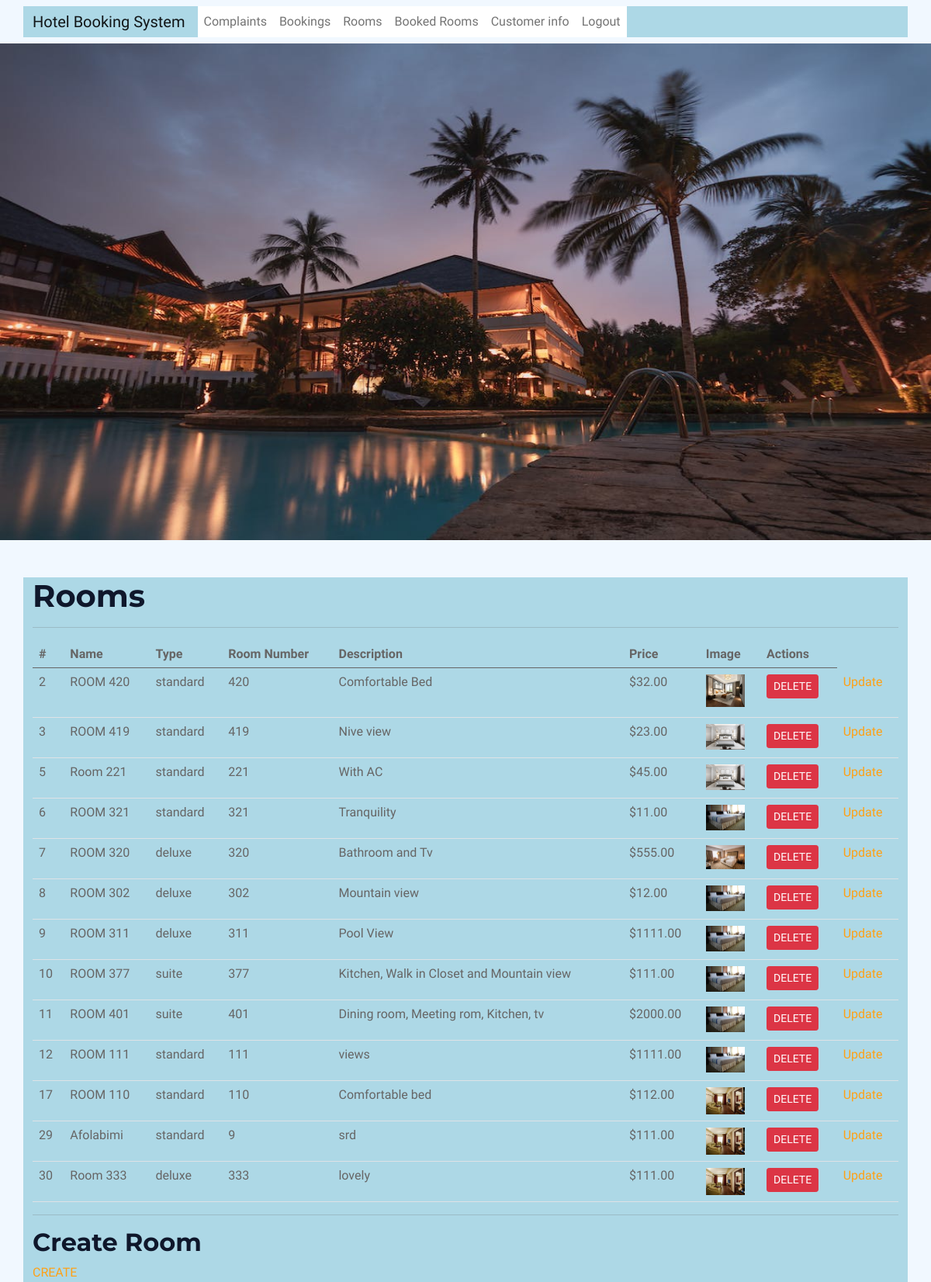
The app's page /admin_room_list/ (signed in), older data.
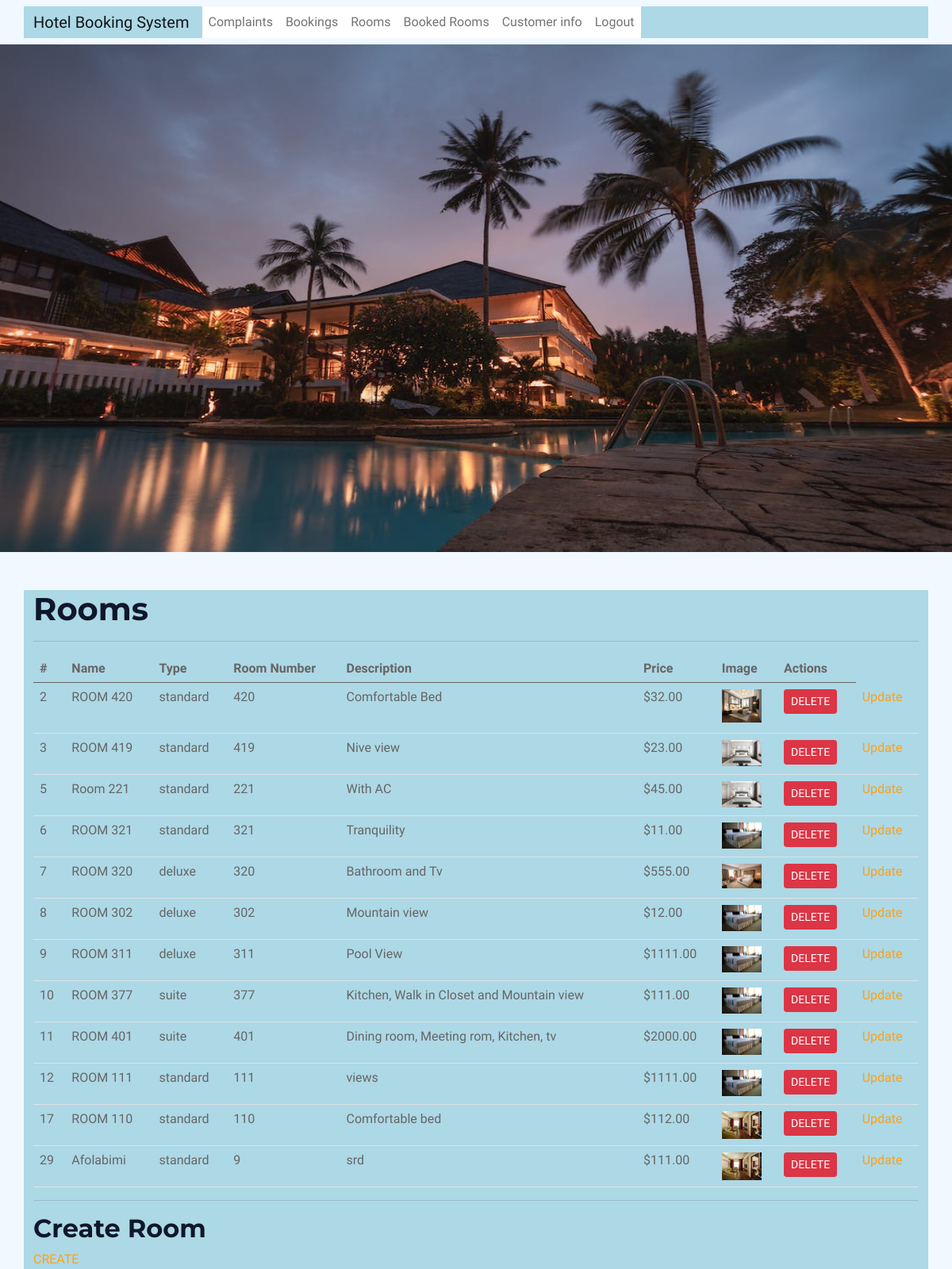
The same page, newer data.
### bookings/models.py (models this page shows, shortened)
class Room(models.Model):
    ROOM_TYPE_CHOICES = (
        ('standard', 'Standard'),
        ('deluxe', 'Deluxe'),
        ('suite', 'Suite'),
    )
    user = models.ForeignKey(settings.AUTH_USER_MODEL, on_delete=models.CASCADE)
    admin_user= models.ForeignKey(settings.AUTH_USER_MODEL, on_delete=models.CASCADE, related_name='room_admin', default=3)
    name = models.CharField(max_length=100)
    room_type = models.CharField(max_length=10, choices=ROOM_TYPE_CHOICES, default='standard')
    room_number = models.PositiveIntegerField(unique=True)
    description = models.TextField(blank=True)
    price = models.DecimalField(max_digits=8, decimal_places=2)
    image = models.ImageField(upload_to='rooms', blank=True)
    available = models.BooleanField(default=True)
    created_at = models.DateTimeField(auto_now_add=True)
    updated_at = models.DateTimeField(auto_now=True)

### bookings/views.py (the view)
# urls.py: path('admin_room_list/', views.admin_room_list, name='admin_room_list'),
@login_required
def admin_room_list(request):
    rooms = Room.objects.all()
    form = RoomForm(request.POST, request.FILES)
    if request.method == 'POST':
        if 'create' in request.POST:
            form = RoomForm(request.POST, request.FILE)
            print(request.POST)
            print(request.FILES)
            if form.is_valid():
                print(form.files)
                room = form.save(commit=False)
                room.admin_user = request.user
                room.user_id = request.user.id
                room.save()
                messages.success(request, 'Room created successfully.')
            else:
                messages.error(request, 'Error creating room.')
        elif 'update' in request.POST:
            room_id = request.POST.get('room_id')
            room = Room.objects.get(pk=room_id)
            form = RoomForm(request.POST, request.FILES, instance=room)  # pass the room instance to the form
            if form.is_valid():
                form.save()
                messages.success(request, 'Room updated successfully.')
            else:
                messages.error(request, 'Error updating room.')
        elif 'delete' in request.POST:
            room_id = request.POST.get('room_id')
            room = Room.objects.get(pk=room_id)
            room.delete()
            messages.success(request, 'Room deleted successfully.')
        return redirect('bookings:admin_room_list')
    else:
        form = RoomForm()
    return render(request, 'admin_room_list.html', {'rooms': rooms, 'form': form})

### bookings/templates/admin_room_list.html (shortened to what this page needs)
{% extends 'base.html' %}
{% block content %}
  <h1>Rooms</h1>
  <hr>
  {% if rooms %}
    <table class="table">
      <thead>
        <tr>
          <th>#</th>
          <th>Name</th>
          <th>Type</th>
          <th>Room Number</th>
          <th>Description</th>
          <th>Price</th>
          <th>Image</th>
          <th>Actions</th>
        </tr>
      </thead>
      <tbody>
        {% for room in rooms %}
          <tr>
            <td>{{ room.id }}</td>
            <td>{{ room.name }}</td>
            <td>{{ room.room_type }}</td>
            <td>{{ room.room_number }}</td>
            <td>{{ room.description }}</td>
            <td>${{ room.price }}</td>
            <td>
              {% if room.image %}
                <img src="{{ room.image.url }}" alt="{{ room.name }}" width="50">
              {% endif %}
            </td>
            <td>
              <form method="POST" action="{% url 'bookings:admin_room_list' %}">
                <button type="submit" name="delete" class="btn btn-danger btn-sm">Delete</button>
              </form>
            <td>
              <form method="POST" action="">
                <a href="{% url 'bookings:admin_room_update' room.id %}">Update</a>
            </td>
          </tr>
        {% endfor %}
      </tbody>
    </table>
  {% else %}
    <p>No rooms available.</p>
  {% endif %}
  <hr>
  <h2>Create Room</h2>
  <form method="POST" action="">
    <a href="{% url 'bookings:admin_room_create' %}">CREATE</a>
  </form>
{% endblock %}

Row changes from the older to the newer data that the page shows:
removed Room: id "30", name "Room 333", room_type "deluxe", room_number "333", description "lovely", price "111.00", image (picture)
